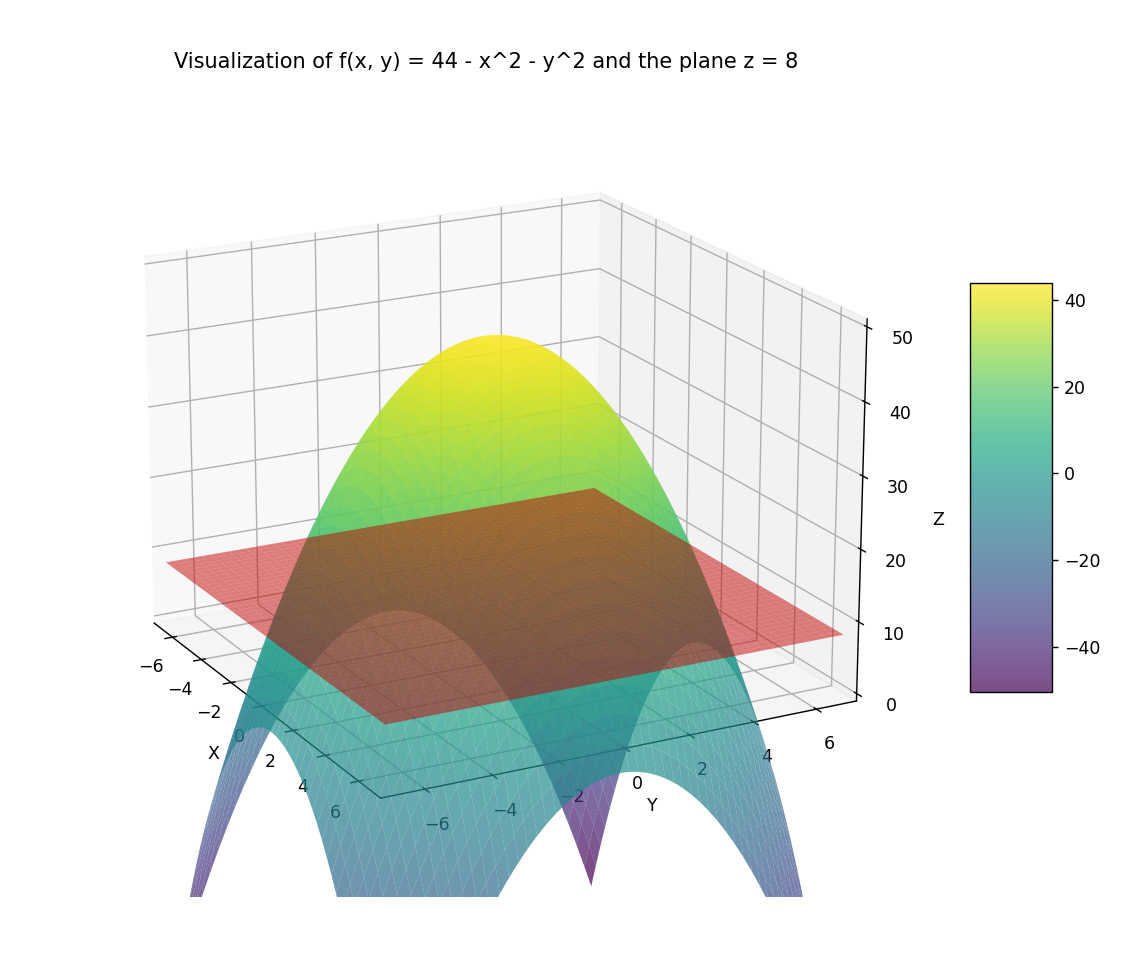

The script that drew this image:
"""
=======================================================================================================================
Title           : Paraboloid and z-Plane Visualization
Description     : This program visualizes a 3D surface plot of the function f(x,y) = 44 - x^2 - y^2 along with a
                    horizontal plane at z = 8. This is useful for intuitively understanding the region being integrated
                    between the plane and the surface of the paraboloid.
Author          : Tyler Bowen
Date            : August 2, 2024
Version         : 1
Usage           : Ensure you have NumPy and Matplotlib installed and run the program. A 3D interactive visualization
                    will appear.
Notes           : Nothing particularly noteworthy.
Python Version  : 3.11.7
=======================================================================================================================
"""
import numpy as np
import matplotlib.pyplot as plt
from mpl_toolkits.mplot3d import Axes3D

# Define the function and the plane
def f(x, y):
    return 44 - x**2 - y**2

# Set up a grid for plotting
x = np.linspace(-7, 7, 400)
y = np.linspace(-7, 7, 400)
X, Y = np.meshgrid(x, y)
Z = f(X, Y)

# Define the plane z = 8
Z_plane = np.full_like(X, 8)

# Create a figure and 3D axis
fig = plt.figure(figsize=(10, 8))
ax = fig.add_subplot(111, projection='3d')

# Plot the surface of the function
surf = ax.plot_surface(X, Y, Z, cmap='viridis', alpha=0.7, edgecolor='none')

# Plot the plane z = 8
plane = ax.plot_surface(X, Y, Z_plane, color='red', alpha=0.5, edgecolor='none')

# Add a color bar which maps values to colors
fig.colorbar(surf, ax=ax, shrink=0.5, aspect=5)

# Set labels
ax.set_xlabel('X')
ax.set_ylabel('Y')
ax.set_zlabel('Z')
ax.set_title('Visualization of f(x, y) = 44 - x^2 - y^2 and the plane z = 8')

# Set the limits of the plot
ax.set_xlim([-7, 7])
ax.set_ylim([-7, 7])
ax.set_zlim([0, 50])

plt.show()
